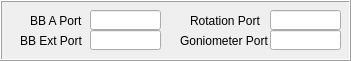
     <widget class="QFrame" name="frameSerial">
      <property name="geometry">
       <rect>
        <x>270</x>
        <y>810</y>
        <width>351</width>
        <height>61</height>
       </rect>
      </property>
      <property name="frameShape">
       <enum>QFrame::Box</enum>
      </property>
      <property name="frameShadow">
       <enum>QFrame::Raised</enum>
      </property>
      <widget class="QLabel" name="label_14">
       <property name="geometry">
        <rect>
         <x>30</x>
         <y>10</y>
         <width>61</width>
         <height>21</height>
        </rect>
       </property>
       <property name="text">
        <string>BB A Port</string>
       </property>
      </widget>
      <widget class="QLineEdit" name="lineEditBbAComPort">
       <property name="geometry">
        <rect>
         <x>90</x>
         <y>10</y>
         <width>71</width>
         <height>20</height>
        </rect>
       </property>
      </widget>
      <widget class="QLineEdit" name="lineEditBbExtComPort">
       <property name="geometry">
        <rect>
         <x>90</x>
         <y>30</y>
         <width>71</width>
         <height>20</height>
        </rect>
       </property>
      </widget>
      <widget class="QLabel" name="label_13">
       <property name="geometry">
        <rect>
         <x>20</x>
         <y>30</y>
         <width>70</width>
         <height>21</height>
        </rect>
       </property>
       <property name="text">
        <string>BB Ext Port</string>
       </property>
      </widget>
      <widget class="QLineEdit" name="lineEditRotationComPort">
       <property name="geometry">
        <rect>
         <x>270</x>
         <y>10</y>
         <width>71</width>
         <height>20</height>
        </rect>
       </property>
      </widget>
      <widget class="QLabel" name="label_68">
       <property name="geometry">
        <rect>
         <x>190</x>
         <y>10</y>
         <width>80</width>
         <height>21</height>
        </rect>
       </property>
       <property name="text">
        <string>Rotation Port</string>
       </property>
      </widget>
      <widget class="QLabel" name="label_69">
       <property name="geometry">
        <rect>
         <x>180</x>
         <y>31</y>
         <width>91</width>
         <height>20</height>
        </rect>
       </property>
       <property name="text">
        <string>Goniometer Port</string>
       </property>
       <property name="wordWrap">
        <bool>true</bool>
       </property>
      </widget>
      <widget class="QLineEdit" name="lineEditGoniometerComPort">
       <property name="geometry">
        <rect>
         <x>270</x>
         <y>30</y>
         <width>71</width>
         <height>20</height>
        </rect>
       </property>
      </widget>
      <zorder>label_14</zorder>
      <zorder>lineEditBbAComPort</zorder>
      <zorder>label_13</zorder>
      <zorder>label_68</zorder>
      <zorder>label_69</zorder>
      <zorder>lineEditGoniometerComPort</zorder>
      <zorder>lineEditBbExtComPort</zorder>
      <zorder>lineEditRotationComPort</zorder>
     </widget>
